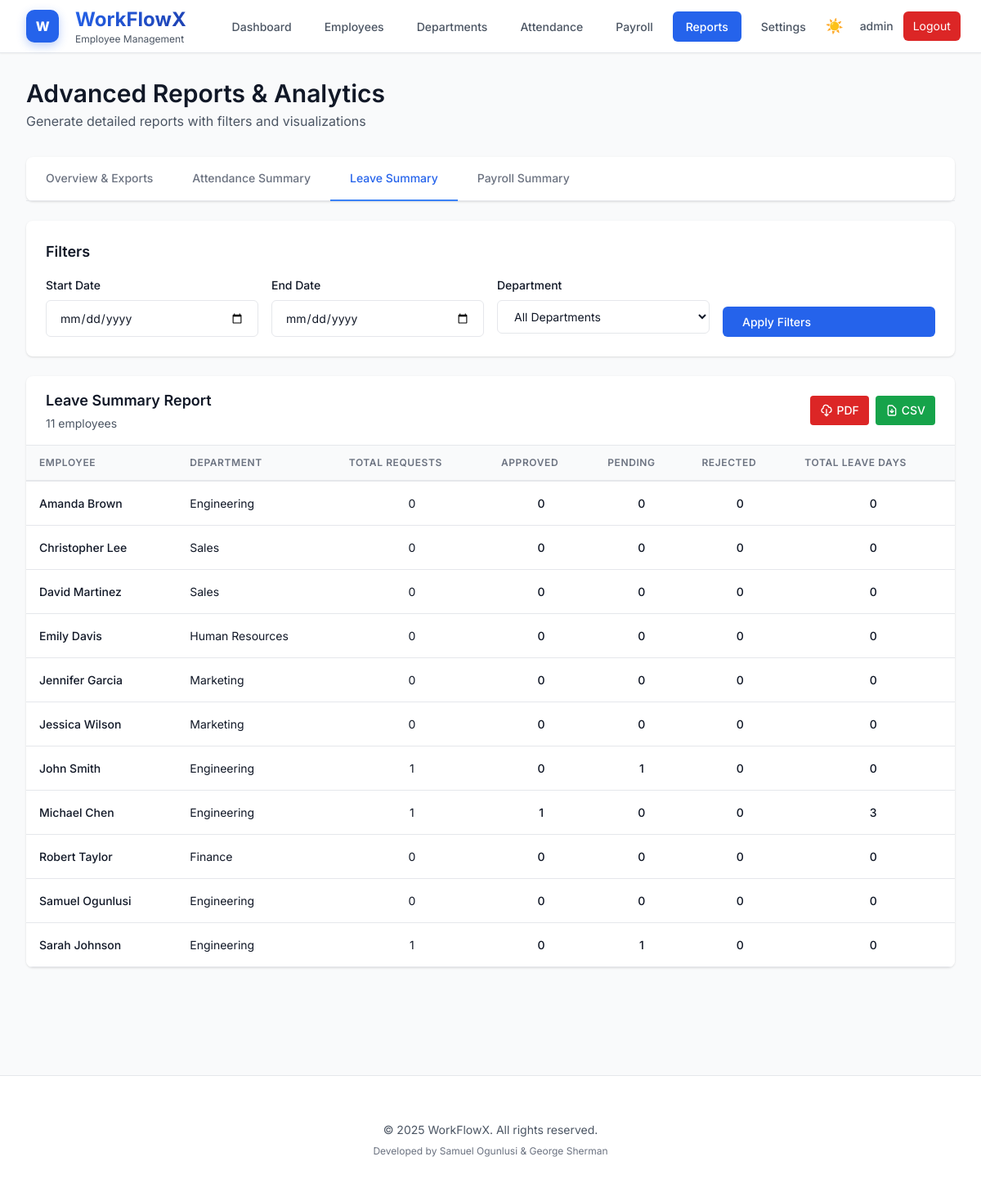
The app's page /reports?type=leave_summary (signed in) with its own data.
### models.py (models this page shows, shortened)
class Employee(db.Model):
    __tablename__ = 'employees'
    employee_id = db.Column(db.Integer, primary_key=True, autoincrement=True)
    name = db.Column(db.String(100), nullable=False)
    email = db.Column(db.String(120), unique=True, nullable=False, index=True)
    phone = db.Column(db.String(20))
    profile_image = db.Column(db.String(255), default='default-avatar.png')  # Profile image filename
    department_id = db.Column(db.Integer, db.ForeignKey('departments.department_id'), nullable=False)
    role_id = db.Column(db.Integer, db.ForeignKey('roles.role_id'), nullable=False)
    salary = db.Column(db.Numeric(10, 2))  # Decimal for precise currency values
    date_joined = db.Column(db.Date)
    status = db.Column(db.String(20), default='active')
    created_at = db.Column(db.DateTime, default=datetime.utcnow)
    attendance_records = db.relationship('Attendance', backref='employee', lazy='dynamic', cascade='all, delete-orphan')
    leave_requests = db.relationship('LeaveRequest', backref='employee', lazy='dynamic', cascade='all, delete-orphan')

class Department(db.Model):
    __tablename__ = 'departments'
    department_id = db.Column(db.Integer, primary_key=True, autoincrement=True)
    name = db.Column(db.String(100), unique=True, nullable=False, index=True)
    description = db.Column(db.Text)
    created_at = db.Column(db.DateTime, default=datetime.utcnow)
    employees = db.relationship('Employee', backref='department', lazy='dynamic')

### routes.py (the view)
@app.route('/reports')
@login_required
def reports():
    report_type = request.args.get('type', 'overview')
    start_date_str = request.args.get('start_date', '')
    end_date_str = request.args.get('end_date', '')
    department_id = request.args.get('department_id', '')
    start_date = utils.parse_date(start_date_str) if start_date_str else None
    end_date = utils.parse_date(end_date_str) if end_date_str else None
    report_data = None
    if report_type == 'attendance_summary':
        report_data = generate_attendance_summary_report(start_date, end_date, department_id)
    elif report_type == 'leave_summary':
        report_data = generate_leave_summary_report(start_date, end_date, department_id)
    elif report_type == 'payroll_summary':
        report_data = generate_payroll_summary_report(department_id)
    departments = repo.get_all_departments()
    chart_data = generate_chart_data(report_type, report_data)
    return render_template('reports.html',
                         user_role=session.get('role'),
                         report_type=report_type,
                         report_data=report_data,
                         chart_data=chart_data,
                         departments=departments,
                         start_date=start_date,
                         end_date=end_date,
                         selected_department=department_id)

### models.py (called while the page is built)
    def calculate_days(self):
        if self.start_date and self.end_date:
            delta = self.end_date - self.start_date
            return delta.days + 1  # +1 to include both start and end dates
        return 0

### repository.py (called while the page is built)
def get_all_departments() -> List[Department]:
    try:
        return Department.query.order_by(Department.name).all()
    except Exception:
        return []

def get_all_employees(include_inactive: bool = False) -> List[Employee]:
    try:
        query = Employee.query
        if not include_inactive:
            query = query.filter_by(status='active')
        return query.order_by(Employee.name).all()
    except Exception:
        return []

### routes.py (called while the page is built)
def login_required(f):
    @wraps(f)
    def decorated_function(*args, **kwargs):
        if 'user_id' not in session:
            flash('Please log in to access this page', 'warning')
            return redirect(url_for('login'))
        return f(*args, **kwargs)
    return decorated_function

### templates/reports.html (shortened to what this page needs)
{% extends "base.html" %}
{% block content %}
<div class="mb-8 page-content">
    <h1 class="text-3xl font-semibold text-gray-900">Advanced Reports & Analytics</h1>
    <p class="text-gray-600 mt-1">Generate detailed reports with filters and visualizations</p>
</div>
<div class="bg-white rounded-lg shadow mb-6 card-animate">
    <div class="border-b border-gray-200">
        <nav class="flex -mb-px">
            <a href="{{ url_for('reports', type='overview') }}"
               class="py-4 px-6 text-sm font-medium {% if report_type == 'overview' %}border-b-2 border-blue-500 text-blue-600{% else %}text-gray-500 hover:text-gray-700{% endif %}">
                Overview & Exports
            </a>
            <a href="{{ url_for('reports', type='attendance_summary') }}"
               class="py-4 px-6 text-sm font-medium {% if report_type == 'attendance_summary' %}border-b-2 border-blue-500 text-blue-600{% else %}text-gray-500 hover:text-gray-700{% endif %}">
                Attendance Summary
            </a>
            <a href="{{ url_for('reports', type='leave_summary') }}"
               class="py-4 px-6 text-sm font-medium {% if report_type == 'leave_summary' %}border-b-2 border-blue-500 text-blue-600{% else %}text-gray-500 hover:text-gray-700{% endif %}">
                Leave Summary
            </a>
            <a href="{{ url_for('reports', type='payroll_summary') }}"
               class="py-4 px-6 text-sm font-medium {% if report_type == 'payroll_summary' %}border-b-2 border-blue-500 text-blue-600{% else %}text-gray-500 hover:text-gray-700{% endif %}">
                Payroll Summary
            </a>
        </nav>
    </div>
</div>
{% if report_type != 'overview' %}
<div class="bg-white rounded-lg shadow p-6 mb-6 card-animate">
    <h3 class="text-lg font-semibold text-gray-900 mb-4">Filters</h3>
    <form method="GET" action="{{ url_for('reports') }}" class="grid grid-cols-1 md:grid-cols-4 gap-4">
        {% if report_type in ['attendance_summary', 'leave_summary'] %}
        <div>
            <label class="form-label">Start Date</label>
            <input type="date"
                   name="start_date"
                   value="{{ start_date.strftime('%Y-%m-%d') if start_date else '' }}"
                   class="form-input">
        </div>
        <div>
            <label class="form-label">End Date</label>
            <input type="date"
                   name="end_date"
                   value="{{ end_date.strftime('%Y-%m-%d') if end_date else '' }}"
                   class="form-input">
        </div>
        {% endif %}
        <div>
            <label class="form-label">Department</label>
            <select name="department_id" class="form-input">
                <option value="">All Departments</option>
            </select>
        </div>
        <div class="flex items-end">
            <button type="submit" class="btn btn-primary w-full">Apply Filters</button>
        </div>
    </form>
</div>
{% endif %}
{% if report_type == 'overview' %}
    {{ exports_section() }}
{% elif report_type == 'leave_summary' and report_data %}
    <div class="bg-white rounded-lg shadow overflow-hidden card-animate">
        <div class="px-6 py-4 border-b flex justify-between items-center">
            <div>
                <h3 class="text-lg font-semibold text-gray-900">Leave Summary Report</h3>
                <p class="text-sm text-gray-600 mt-1">{{ report_data|length }} employees</p>
            </div>
            <div class="flex gap-2">
                <a href="{{ url_for('export_leave_summary_pdf', **request.args) }}" class="btn btn-sm bg-red-600 hover:bg-red-700 text-white px-3 py-2 rounded text-sm">
                    <svg class="w-4 h-4 inline mr-1" fill="none" stroke="currentColor" viewBox="0 0 24 24">
                        <path stroke-linecap="round" stroke-linejoin="round" stroke-width="2" d="M7 16a4 4 0 01-.88-7.903A5 5 0 1115.9 6L16 6a5 5 0 011 9.9M9 19l3 3m0 0l3-3m-3 3V10"/>
                    </svg>
                    PDF
                </a>
                <a href="{{ url_for('export_leave_summary_csv') }}" class="btn btn-sm bg-green-600 hover:bg-green-700 text-white px-3 py-2 rounded text-sm">
                    <svg class="w-4 h-4 inline mr-1" fill="none" stroke="currentColor" viewBox="0 0 24 24">
                        <path stroke-linecap="round" stroke-linejoin="round" stroke-width="2" d="M12 10v6m0 0l-3-3m3 3l3-3m2 8H7a2 2 0 01-2-2V5a2 2 0 012-2h5.586a1 1 0 01.707.293l5.414 5.414a1 1 0 01.293.707V19a2 2 0 01-2 2z"/>
                    </svg>
                    CSV
                </a>
            </div>
        </div>
        <div class="overflow-x-auto">
            <table class="data-table">
                <thead>
                    <tr>
                        <th>Employee</th>
                        <th>Department</th>
                        <th>Total Requests</th>
                        <th>Approved</th>
                        <th>Pending</th>
                        <th>Rejected</th>
                        <th>Total Leave Days</th>
                    </tr>
                </thead>
                <tbody>
                    {% for row in report_data %}
                    <tr class="animate-item">
                        <td class="font-medium text-gray-900">{{ row.employee.name }}</td>
                        <td>{{ row.employee.department.name if row.employee.department else 'N/A' }}</td>
                        <td class="text-center">{{ row.total_requests }}</td>
                        <td class="text-center text-green-600 font-medium">{{ row.approved_requests }}</td>
                        <td class="text-center text-yellow-600 font-medium">{{ row.pending_requests }}</td>
                        <td class="text-center text-red-600 font-medium">{{ row.rejected_requests }}</td>
                        <td class="text-center font-medium">{{ row.total_leave_days }}</td>
                    </tr>
                    {% endfor %}
                </tbody>
            </table>
        </div>
    </div>
{% endif %}
{% endblock %}

### static/css/style.css (style rules this page uses)
:root { --bg-primary: #ffffff; --bg-secondary: #f9fafb; --bg-tertiary: #f3f4f6; --text-primary: #111827; --text-secondary: #4b5563; --text-tertiary: #6b7280; --border-color: #e5e7eb; --shadow: rgba(0, 0, 0, 0.1); --accent: #2563eb; --accent-hover: #1d4ed8; --accent-light: #3b82f6; }
body { background-color: var(--bg-secondary); color: var(--text-primary); transition: background-color 0.3s ease, color 0.3s ease; }
.page-content { animation: fadeInUp 0.6s ease-out; }
.card-animate { animation: fadeInUp 0.7s ease-out; }
.animate-item { animation: fadeInUp 0.5s ease-out; animation-fill-mode: both; }
.animate-item:nth-child(1) { animation-delay: 0.1s; }
.animate-item:nth-child(2) { animation-delay: 0.15s; }
.animate-item:nth-child(3) { animation-delay: 0.2s; }
.animate-item:nth-child(4) { animation-delay: 0.25s; }
.animate-item:nth-child(5) { animation-delay: 0.3s; }
.animate-item:nth-child(6) { animation-delay: 0.35s; }
.animate-item:nth-child(7) { animation-delay: 0.4s; }
.animate-item:nth-child(8) { animation-delay: 0.45s; }
.data-table { width: 100%; border-collapse: collapse; background-color: var(--bg-primary); }
.data-table thead { background-color: var(--bg-secondary); border-bottom: 2px solid var(--border-color); }
.data-table th { padding: 0.75rem 1rem; text-align: left; font-size: 0.75rem; font-weight: 600; text-transform: uppercase; letter-spacing: 0.05em; color: var(--text-tertiary); }
.data-table td { padding: 1rem; border-bottom: 1px solid var(--border-color); font-size: 0.875rem; color: var(--text-primary); }
.btn { display: inline-flex; align-items: center; padding: 0.5rem 1.5rem; font-size: 0.875rem; font-weight: 500; border-radius: 0.375rem; transition: all 0.2s; cursor: pointer; border: none; }
.btn-primary { background-color: var(--accent); color: white; }
.form-input { width: 100%; padding: 0.625rem 1rem; border: 1px solid var(--border-color); border-radius: 0.375rem; font-size: 0.875rem; transition: all 0.2s; background-color: var(--bg-primary); color: var(--text-primary); }
.form-label { display: block; font-size: 0.875rem; font-weight: 500; color: var(--text-primary); margin-bottom: 0.5rem; }

### records on screen
Employee: employee.name "Amanda Brown"
Department: employee.department "Engineering" "Engineering" "Engineering" "Engineering" "Engineering"
Employee: employee.name "Christopher Lee"
Department: employee.department "Sales" "Sales"
Employee: employee.name "David Martinez"
Employee: employee.name "Emily Davis"
Department: employee.department "Human Resources"
Employee: employee.name "Jennifer Garcia"
Department: employee.department "Marketing" "Marketing"
Employee: employee.name "Jessica Wilson"
Employee: employee.name "John Smith"
Employee: employee.name "Michael Chen"
Employee: employee.name "Robert Taylor"
Department: employee.department "Finance"
Employee: employee.name "Samuel Ogunlusi"
Employee: employee.name "Sarah Johnson"

### other values on screen
{{ session.username }} "admin"
{{ report_data|length }} "11"
{{ row.total_requests }} "0" "0" "0" "0" "0" "0" "1" "1" "0" "0" "1"
{{ row.approved_requests }} "0" "0" "0" "0" "0" "0" "0" "1" "0" "0" "0"
{{ row.pending_requests }} "0" "0" "0" "0" "0" "0" "1" "0" "0" "0" "1"
{{ row.rejected_requests }} "0" "0" "0" "0" "0" "0" "0" "0" "0" "0" "0"
{{ row.total_leave_days }} "0" "0" "0" "0" "0" "0" "0" "3" "0" "0" "0"
